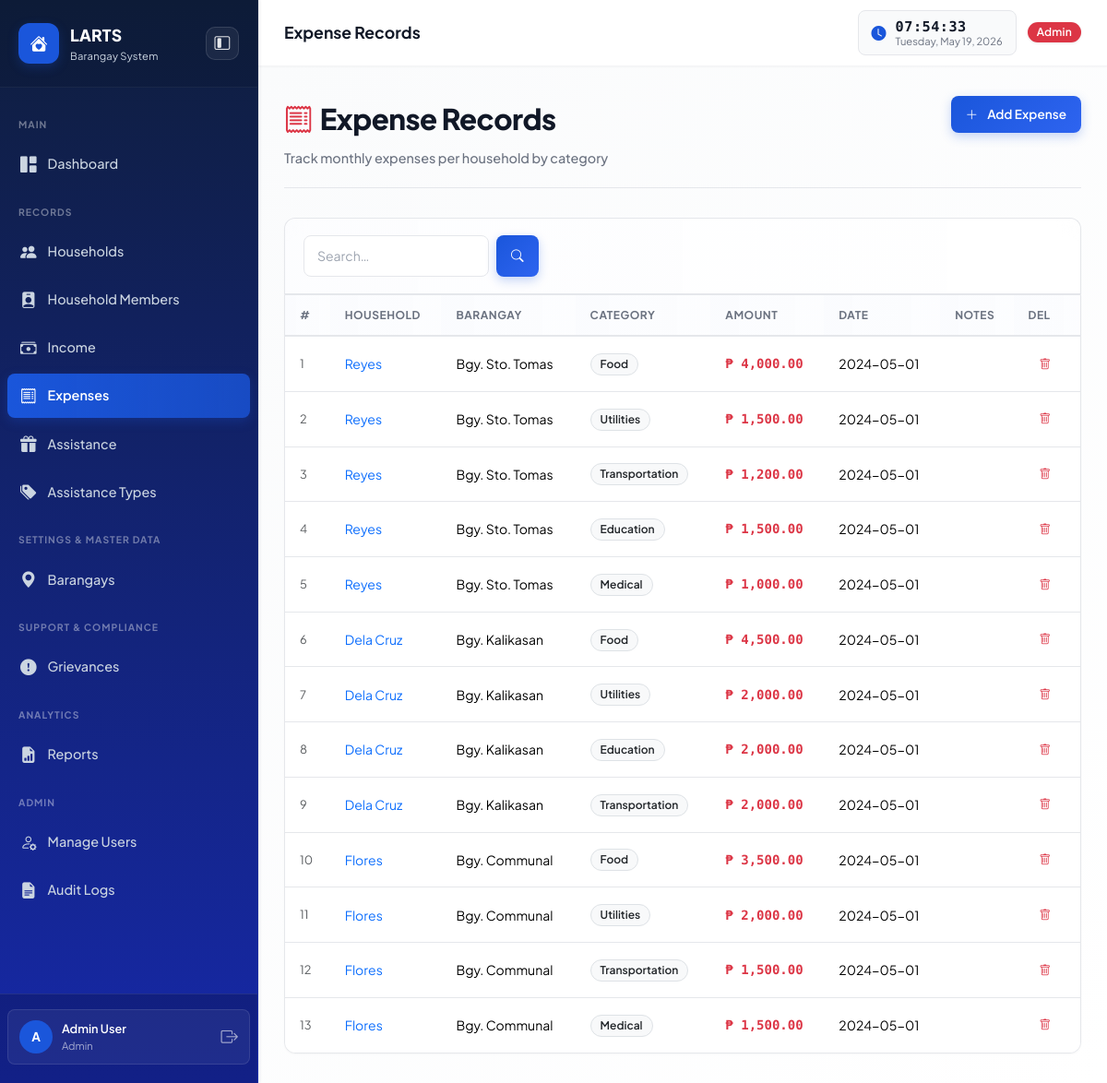
The app's page /modules/expenses/index.php (signed in) with its own data.
### tables this page shows
CREATE TABLE IF NOT EXISTS expense_records (
    id                  INT AUTO_INCREMENT PRIMARY KEY,
    household_id        INT NOT NULL,
    expense_category    VARCHAR(100) NOT NULL,
    amount              DECIMAL(12,2) NOT NULL,
    date_recorded       DATE NOT NULL,
    notes               TEXT,
    FOREIGN KEY (household_id) REFERENCES households(id) ON DELETE CASCADE
);

CREATE TABLE IF NOT EXISTS households (
    id              INT AUTO_INCREMENT PRIMARY KEY,
    family_name     VARCHAR(100) NOT NULL,
    head_name       VARCHAR(100) NOT NULL,
    barangay        VARCHAR(100) NOT NULL,
    address         TEXT NOT NULL,
    contact         VARCHAR(20),
    members_count   INT DEFAULT 1,
    monthly_income  DECIMAL(12,2) DEFAULT 0.00,
    monthly_expenses DECIMAL(12,2) DEFAULT 0.00,
    economic_status ENUM('stable','at_risk','vulnerable') DEFAULT 'stable',
    date_registered DATE NOT NULL,
    created_by      INT,
    FOREIGN KEY (created_by) REFERENCES users(id) ON DELETE SET NULL
);

### includes/auth.php (called while the page is built, shortened)
<?php
function isAdmin(): bool   { return ($_SESSION['user_role'] ?? '') === 'admin'; }
function isStaff(): bool   { return in_array($_SESSION['user_role'] ?? '', ['admin','staff']); }
function clean(string $v): string {
    return htmlspecialchars(trim($v), ENT_QUOTES, 'UTF-8');
}
function formatMoney(float $v): string {
    return '₱ ' . number_format($v, 2);
}

### modules/expenses/index.php (the view, shortened to what this page needs)
<?php
require_once __DIR__ . '/../../includes/header.php';
$db = getDB();
$search = trim($_GET['search'] ?? '');
$sql = "SELECT e.*, h.family_name, h.barangay FROM expense_records e JOIN households h ON e.household_id=h.id";
$params = [];
$sql .= " ORDER BY e.date_recorded DESC LIMIT 100";
$stmt = $db->prepare($sql); $stmt->execute($params); $rows = $stmt->fetchAll();
?>
<div class="page-header">
    <div>
        <div class="page-header-title"><i class="bi bi-receipt me-2 text-danger"></i>Expense Records</div>
        <div class="page-header-sub">Track monthly expenses per household by category</div>
    </div>
    <?php if (isStaff()): ?>
    <button class="btn btn-primary" data-bs-toggle="modal" data-bs-target="#expModal">
        <i class="bi bi-plus-lg me-1"></i>Add Expense
    </button>
    <?php endif; ?>
</div>
<div class="card mb-0" style="border-bottom:0;border-radius:var(--radius) var(--radius) 0 0;">
    <div class="toolbar">
        <form method="GET" class="d-flex gap-2">
            <input type="text" name="search" class="form-control" style="max-width:240px;" placeholder="Search…" value="<?= clean($search) ?>">
            <button class="btn btn-primary"><i class="bi bi-search"></i></button>
        </form>
    </div>
</div>
<div class="card" style="border-radius:0 0 var(--radius) var(--radius);">
    <div class="table-wrapper">
        <table class="table mb-0">
            <thead><tr><th>#</th><th>Household</th><th>Barangay</th><th>Category</th><th>Amount</th><th>Date</th><th>Notes</th><?php if(isAdmin()):?><th>Del</th><?php endif;?></tr></thead>
            <tbody>
            <?php if (empty($rows)): ?>
                <tr><td colspan="8" class="empty-state"><i class="bi bi-inbox"></i><p>No records found.</p></td></tr>
            <?php else: foreach ($rows as $i => $r): ?>
            <tr>
                <td class="text-muted" style="font-size:0.8rem;"><?= $i+1 ?></td>
                <td><a href="../households/view.php?id=<?= $r['household_id'] ?>" class="text-decoration-none fw-600"><?= clean($r['family_name']) ?></a></td>
                <td><?= clean($r['barangay']) ?></td>
                <td><span class="badge bg-light text-dark border"><?= clean($r['expense_category']) ?></span></td>
                <td class="text-money text-danger fw-600"><?= formatMoney($r['amount']) ?></td>
                <td><?= $r['date_recorded'] ?></td>
                <td class="text-muted"><?= clean($r['notes'] ?? '') ?></td>
                <?php if(isAdmin()):?><td><a href="?del=<?= $r['id'] ?>" class="btn btn-sm btn-outline-danger" data-confirm="Delete?"><i class="bi bi-trash"></i></a></td><?php endif;?>
            </tr>
            <?php endforeach; endif; ?>
            </tbody>
        </table>
    </div>
</div>
<?php require_once __DIR__ . '/../../includes/footer.php'; ?>

### assets/css/style.css (style rules this page uses)
:root { --sidebar-w: 280px; --topbar-h: 72px; --primary: #1a56db; --primary-dark: #1248c8; --primary-light: #e8f0fe; --primary-lighter: #f5faff; --success: #10b981; --success-light: #d1fae5; --warning: #f59e0b; --warning-light: #fef3c7; --danger: #ef4444; --danger-light: #fee2e2; --info: #1a56db; --info-light: #e8f0fe; --surface: #ffffff; --surface-2: #f9fafb; --surface-3: #f3f4f6; --border: #e5e7eb; --border-light: #f3f4f6; --text: #111827; --text-secondary:#374151; --text-muted: #6b7280; --text-light: #9ca3af; --sidebar-bg: #0f1e3d; --sidebar-bg-accent: #132654; --sidebar-text: #cbd5e1; --sidebar-hover: rgba(255,255,255,0.08); --sidebar-active:#1a56db; --radius: 12px; --radius-lg: 16px; --radius-md: 8px; --shadow: 0 1px 3px rgba(0,0,0,0.08), 0 1px 2px rgba(0,0,0,0.04); --shadow-sm: 0 1px 2px rgba(0,0,0,0.03); --shadow-md: 0 4px 12px rgba(0,0,0,0.06); --shadow-lg: 0 8px 24px rgba(0,0,0,0.08); --shadow-xl: 0 16px 40px rgba(0,0,0,0.1); --transition: all 0.3s cubic-bezier(0.4, 0, 0.2, 1); --transition-fast: all 0.15s ease-out; --font: 'Plus Jakarta Sans', -apple-system, BlinkMacSystemFont, 'Segoe UI', sans-serif; --font-mono: 'Fira Code', 'Courier New', monospace; }
*, *::before, *::after { box-sizing: border-box; margin: 0; padding: 0; }
html { scroll-behavior: smooth; }
body { font-family: var(--font); background: #fafbfc; color: var(--text); min-height: 100vh; display: flex; line-height: 1.6; }
.card { background: var(--surface); border: 1px solid var(--border); border-radius: var(--radius); box-shadow: var(--shadow-sm); transition: var(--transition-fast); }
.table-wrapper { overflow-x: auto; border-radius: 0 0 var(--radius) var(--radius); }
.table { font-size: 0.875rem; margin-bottom: 0; }
.table thead th { background: linear-gradient(90deg, rgba(26, 86, 219, 0.02) 0%, rgba(26, 86, 219, 0.01) 100%); font-weight: 700; font-size: 0.75rem; text-transform: uppercase; letter-spacing: 0.5px; color: var(--text-muted); border-bottom: 2px solid var(--border); padding: 12px 16px; white-space: nowrap; }
.table tbody td { padding: 14px 16px; vertical-align: middle; border-bottom: 1px solid var(--border); }
.table tbody tr { transition: var(--transition-fast); }
.table tbody tr:last-child td { border-bottom: none; }
.btn { font-weight: 600; font-size: 0.85rem; border-radius: var(--radius-md); padding: 10px 16px; transition: var(--transition-fast); border: none; cursor: pointer; display: inline-flex; align-items: center; gap: 6px; }
.btn-sm { font-size: 0.78rem; padding: 6px 12px; }
.btn-primary { background: linear-gradient(135deg, var(--primary) 0%, #2e64f0 100%); border-color: var(--primary); color: #fff; box-shadow: 0 4px 12px rgba(26, 86, 219, 0.25); }
.form-control, .form-select { border-radius: var(--radius-md); border: 1.5px solid var(--border); font-size: 0.875rem; padding: 11px 14px; background: var(--surface); transition: var(--transition-fast); color: var(--text); }
.form-control::placeholder { color: var(--text-light); }
.badge { font-size: 0.75rem; padding: 5px 10px; border-radius: 20px; font-weight: 600; display: inline-block; }
.page-header { display: flex; align-items: flex-start; justify-content: space-between; gap: 16px; margin-bottom: 32px; flex-wrap: wrap; padding-bottom: 20px; border-bottom: 1px solid var(--border); }
.page-header-title { font-size: 1.95rem; font-weight: 800; color: var(--text); letter-spacing: -0.5px; }
.page-header-sub { font-size: 0.9rem; color: var(--text-muted); margin-top: 6px; font-weight: 500; }
.toolbar { display: flex; gap: 12px; flex-wrap: wrap; align-items: center; padding: 18px 20px; border-bottom: 1px solid var(--border); background: linear-gradient(90deg, rgba(26, 86, 219, 0.01) 0%, transparent 100%); border-radius: var(--radius) var(--radius) 0 0; backdrop-filter: blur(10px); }
.text-money { font-family: var(--font-mono); font-weight: 600; color: var(--text); }
.text-danger { color: var(--danger); }
.text-muted { color: var(--text-muted); }

### records on screen
expense_records: household.family_name "Reyes", household.barangay "Bgy. Sto. Tomas", expense_category "Food", amount "₱ 4,000.00", date_recorded "2024-05-01"
expense_records: household.family_name "Reyes", household.barangay "Bgy. Sto. Tomas", expense_category "Utilities", amount "₱ 1,500.00", date_recorded "2024-05-01"
expense_records: household.family_name "Reyes", household.barangay "Bgy. Sto. Tomas", expense_category "Transportation", amount "₱ 1,200.00", date_recorded "2024-05-01"
expense_records: household.family_name "Reyes", household.barangay "Bgy. Sto. Tomas", expense_category "Education", amount "₱ 1,500.00", date_recorded "2024-05-01"
expense_records: household.family_name "Reyes", household.barangay "Bgy. Sto. Tomas", expense_category "Medical", amount "₱ 1,000.00", date_recorded "2024-05-01"
expense_records: household.family_name "Dela Cruz", household.barangay "Bgy. Kalikasan", expense_category "Food", amount "₱ 4,500.00", date_recorded "2024-05-01"
expense_records: household.family_name "Dela Cruz", household.barangay "Bgy. Kalikasan", expense_category "Utilities", amount "₱ 2,000.00", date_recorded "2024-05-01"
expense_records: household.family_name "Dela Cruz", household.barangay "Bgy. Kalikasan", expense_category "Education", amount "₱ 2,000.00", date_recorded "2024-05-01"
expense_records: household.family_name "Dela Cruz", household.barangay "Bgy. Kalikasan", expense_category "Transportation", amount "₱ 2,000.00", date_recorded "2024-05-01"
expense_records: household.family_name "Flores", household.barangay "Bgy. Communal", expense_category "Food", amount "₱ 3,500.00", date_recorded "2024-05-01"
expense_records: household.family_name "Flores", household.barangay "Bgy. Communal", expense_category "Utilities", amount "₱ 2,000.00", date_recorded "2024-05-01"
expense_records: household.family_name "Flores", household.barangay "Bgy. Communal", expense_category "Transportation", amount "₱ 1,500.00", date_recorded "2024-05-01"
expense_records: household.family_name "Flores", household.barangay "Bgy. Communal", expense_category "Medical", amount "₱ 1,500.00", date_recorded "2024-05-01"

### other values on screen
substr($user['name'],0,1) "A"
$user['name'] "Admin User"
$user['role'] "Admin"
$pageTitle "Expense Records"
